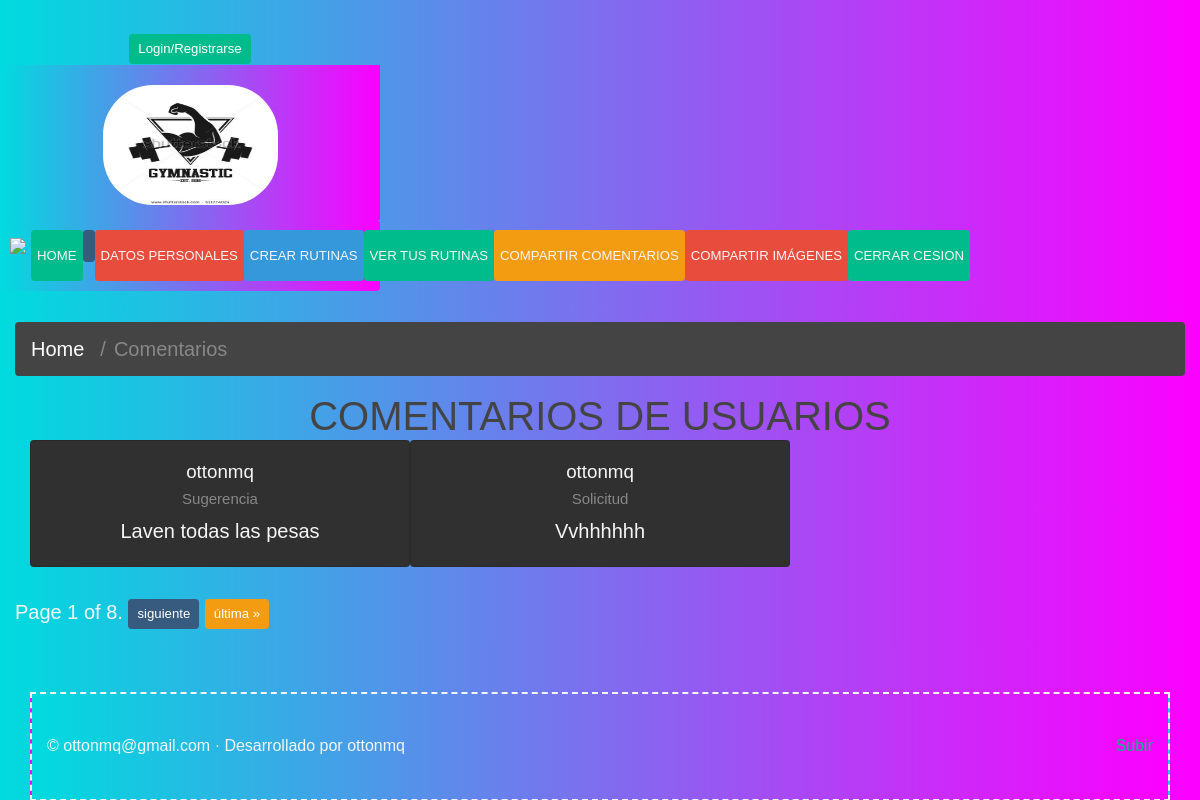
/comentario/, run on the app's committed database.
### core/models.py (models this page shows, shortened)
class comentario(models.Model):
  user = models.ForeignKey(User,on_delete=models.CASCADE)
  TIPOS = (('Reclamo','Reclamo'),('Sugerencia','Sugerencia'),('Solicitud','Solicitud'))
  tipo = models.CharField(max_length=100,choices=TIPOS,default='Sugerencia')
  info = models.CharField(max_length=500)

### core/class_views.py (the view)
# urls.py: path('comentario/',comentario.as_view(),name='comentario'),
class comentario(ListView):
  model = comentario
  template_name ='core/come.html'
  paginate_by = 2
  context_object_name = 'c'

### core/templates/core/come.html (shortened to what this page needs)
 {% extends 'core/base.html' %}
{% block contenido %}
      <nav aria-label="breadcrumb">
          <ol class="breadcrumb">
            <li class="breadcrumb-item"><a
            href="{% url 'home' %}"
            >Home</a></li>
            <li class="breadcrumb-item active" aria-current="page">Comentarios</li>
          </ol>
        </nav>
<section class="portfolio" id="portfolio">
      <div class="container">
        <h2 class="text-center text-uppercase text-secondary mb-0">Comentarios de usuarios</h2>
       <div class="row">
             {% for a in object_list %}
          <div class="card col-md-6 col-lg-4" style="width: 18rem;">
            <div class="card-body">
              <h5 class="card-title">{{a.user}}</h5>
              <h6 class="card-subtitle mb-2 text-muted">{{a.tipo}}</h6>
              <p class="card-text">{{a.info}}</p>
            </div>
          </div>
          {%empty%}
            <h1>No hay noticias :(</h1>
          {%endfor%}
       </div>
      </div>
    </section>
    <br>
        <div class="pagination">
            <span class="step-links">
                <span class="current">
                    Page {{ page_obj.number }} of {{ page_obj.paginator.num_pages }}.
                </span>
                {% if page_obj.has_next %}
                    <a
                    class="btn btn-primary btn-sm"
                    href="?page={{ page_obj.next_page_number }}">siguiente</a>
                    <a
                    class="btn btn-warning btn-sm"
                    href="?page={{ page_obj.paginator.num_pages }}">última &raquo;</a>
                {% endif %}
            </span>
        </div>
    </div>
{% endblock contenido %}

### core/static/core/css/estilos.css (style rules this page uses)
body { font-size: 15pt; background: #fc00ff; background: -webkit-linear-gradient(to right, #00dbde, #fc00ff); background: linear-gradient(to right, #00dbde, #fc00ff); }
p { margin-bottom:1px; }
body { font-family: 'Lucida Sans', 'Lucida Sans Regular', 'Lucida Grande', 'Lucida Sans Unicode', Geneva, Verdana, sans-serif; }

### core/templates/core/come.html (style rules this page uses)
a { text-decoration: none; color: Whitesnake; }

### data on the page
comentario: user "ottonmq", tipo "Sugerencia", info "Laven todas las pesas"
comentario: user "ottonmq", tipo "Solicitud", info "Vvhhhhhh"

### other printed values
{{ page_obj.number }} "1"
{{ page_obj.paginator.num_pages }} "8"
